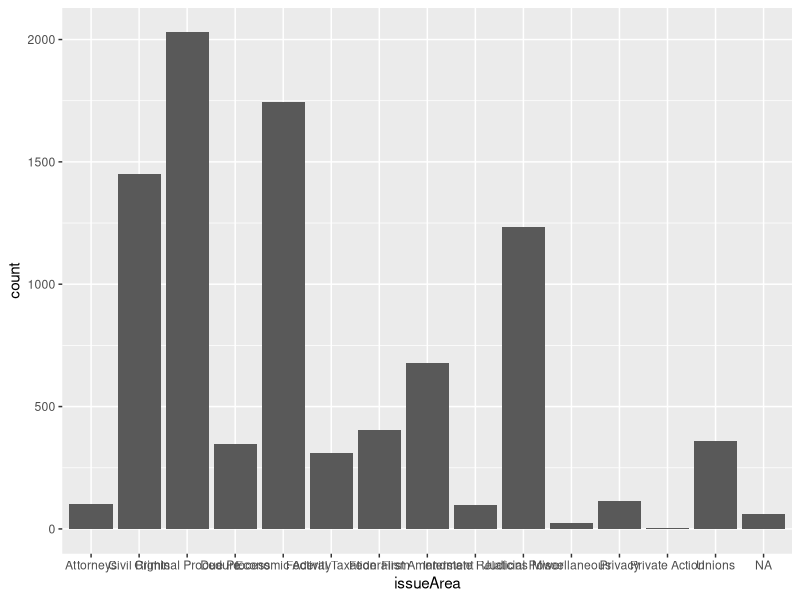
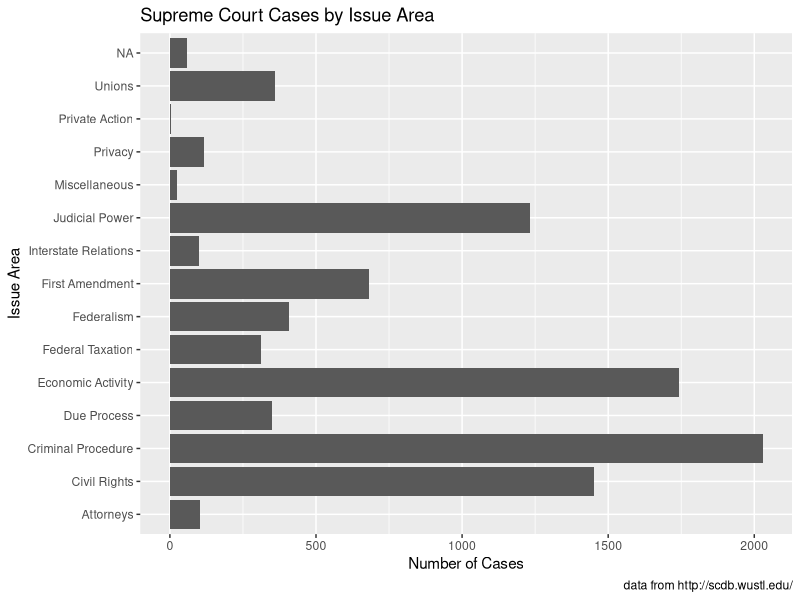

Recreate these plots in R, in order.
## ---- chunk 1
library(tidyverse)
## ---- chunk 2
scdb <- read.delim("scdb.csv", sep = ",", header  = TRUE)
## ---- chunk 3
colnames(scdb)
## ---- chunk 4
scdb <- scdb %>%
  mutate(issueArea = recode(issueArea, `1` = "Criminal Procedure", `2` = "Civil Rights", `3` = "First Amendment", `4` = "Due Process", `5` = "Privacy", `6` = "Attorneys", `7` = "Unions", `8` = "Economic Activity", `9` = "Judicial Power", `10` = "Federalism", `11` = "Interstate Relations", `12` = "Federal Taxation", `13` = "Miscellaneous", `14` = "Private Action")) 

head(select(scdb, issueArea))
## ---- chunk 5
ggplot(scdb, aes(issueArea)) +
  geom_bar()
## ---- chunk 6
ggplot(data = scdb) +
  geom_bar(mapping = aes(x = issueArea)) +
  coord_flip() +
  labs(
    title = "Supreme Court Cases by Issue Area",
    caption = "data from http://scdb.wustl.edu/",
    y = "Number of Cases",
    x = "Issue Area"
  )
